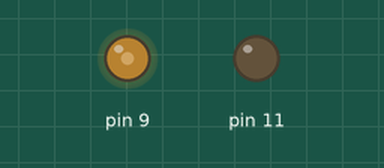
A sketch run on a simulated Arduino Uno, built with avr-gcc and run on an emulated ATmega328P. Parts: output pins drawn as LEDs (lit = HIGH).

Above: at 0.1 s.
At 2.1 s:
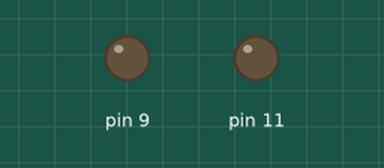
Timing chart, 0 to 3.6 s (numbered marks = the images above):
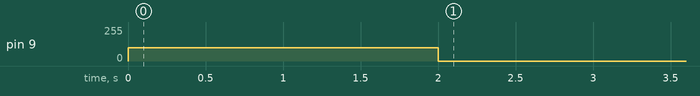

The sketch:

p.28.ino
```cpp
void setup(){
pinMode(11,OUTPUT); //モーター制御用11 番ピンを出力にする
digitalWrite(11,LOW); //11 番ピンからL を出力
analogWrite(9,100); //9 番ピンからデューティ100 のPWM 信号を出力開始
delay(2000); //2 秒間待つ
analogWrite(9,0); //デューティ0 つまりPWM 信号停止
}
void loop(){
}
```
